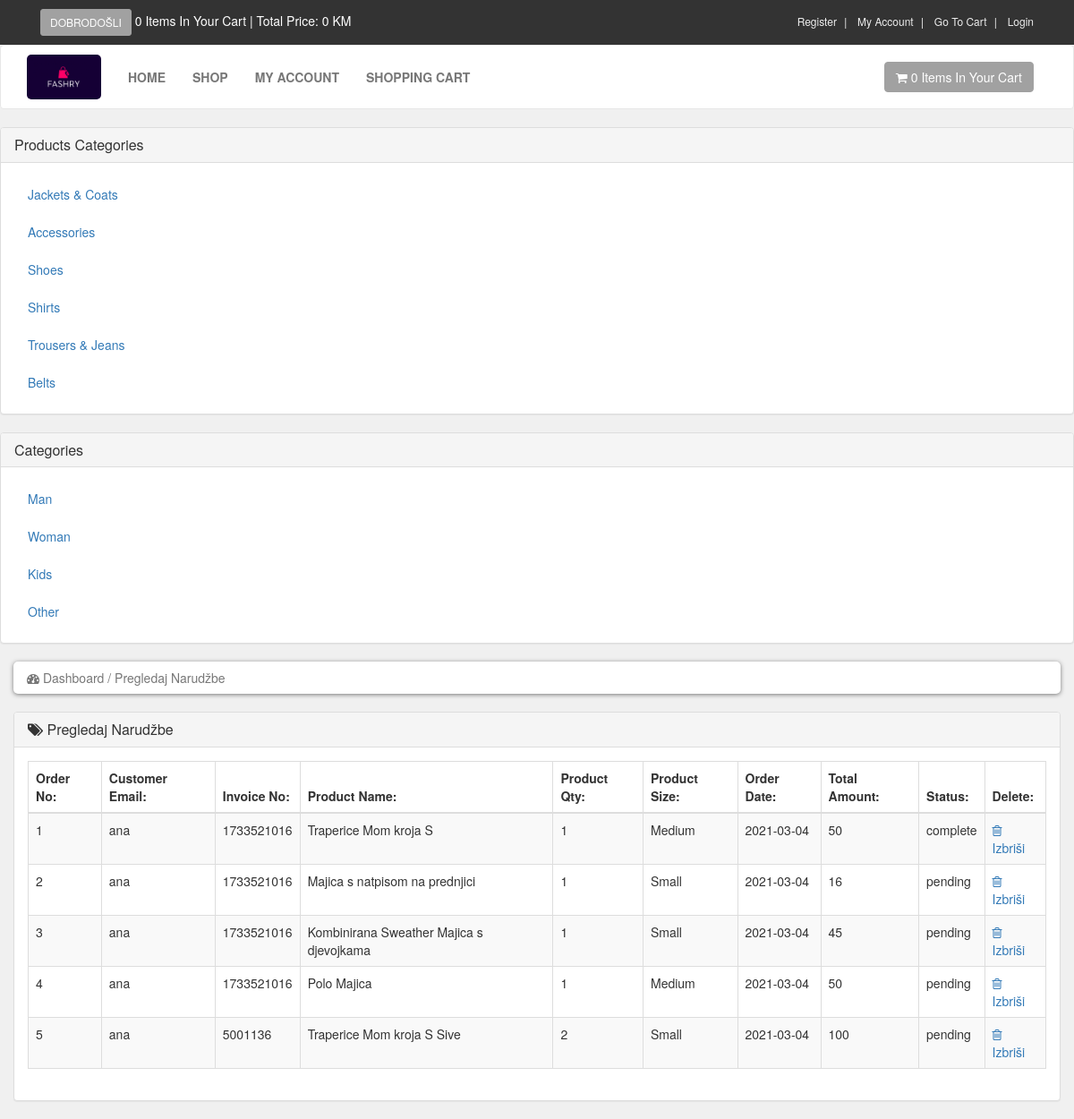
/admin/index.php?view_orders (signed in), run on the app's committed database.
### tables this page shows
CREATE TABLE `product_categories` (
  `p_cat_id` int(10) NOT NULL,
  `p_cat_title` text NOT NULL,
  `p_cat_desc` text NOT NULL
);

CREATE TABLE `categories` (
  `cat_id` int(10) NOT NULL,
  `cat_title` text NOT NULL,
  `cat_desc` text NOT NULL
);

CREATE TABLE `pending_orders` (
  `order_id` int(10) NOT NULL,
  `customer_id` int(10) NOT NULL,
  `invoice_no` int(10) NOT NULL,
  `product_id` text NOT NULL,
  `qty` int(10) NOT NULL,
  `size` text NOT NULL,
  `order_status` text NOT NULL
);

CREATE TABLE `customers` (
  `customer_id` int(10) NOT NULL,
  `customer_name` varchar(255) NOT NULL,
  `customer_email` varchar(255) NOT NULL,
  `customer_pass` varchar(255) NOT NULL,
  `customer_image` text NOT NULL,
  `customer_ip` varchar(100) NOT NULL
);

CREATE TABLE `products` (
  `product_id` int(10) NOT NULL,
  `p_cat_id` int(10) NOT NULL,
  `cat_id` int(10) NOT NULL,
  `date` timestamp NOT NULL DEFAULT current_timestamp() ON UPDATE current_timestamp(),
  `product_title` text NOT NULL,
  `product_img1` text NOT NULL,
  `product_img2` text NOT NULL,
  `product_img3` text NOT NULL,
  `product_price` int(10) NOT NULL,
  `product_keywords` text NOT NULL,
  `product_desc` text NOT NULL
);

CREATE TABLE `customer_orders` (
  `order_id` int(10) NOT NULL,
  `customer_id` int(10) NOT NULL,
  `due_amount` int(100) NOT NULL,
  `invoice_no` int(100) NOT NULL,
  `qty` int(10) NOT NULL,
  `size` text NOT NULL,
  `order_date` date NOT NULL,
  `order_status` text NOT NULL
);

### admin/view_orders.php (the view)
<?php
if(!isset($_SESSION['admin_name'])){
    echo "<script>window.open('login.php','_self')</script>";
}else{
?>
 <div class="row">
     <div class="col-lg-12">
         <ol class="breadcrumb">
             <li class="active">
               <i class="fa fa-dashboard"></i> Dashboard / Pregledaj Narudžbe
             </li>
         </ol>
     </div>
 </div>
  <div class="row">
      <div class="col-lg-12">
          <div class="panel panel-default">
              <div class="panel-heading">
               <h3 class="panel-title">
                <i class="fa fa-tags"></i> Pregledaj Narudžbe
               </h3>
              </div>
               <div class="panel-body">
                   <div class="table-responsive">
                       <table class="table table-striped table-bordered table-hover">
                        <thead>
                            <tr>
                                <th> Order No: </th>
                                <th> Customer Email: </th>
                                <th> Invoice No: </th>
                                <th> Product Name: </th>
                                <th> Product Qty: </th>
                                <th> Product Size: </th>
                                <th> Order Date: </th>
                                <th> Total Amount: </th>
                                <th> Status: </th>
                                <th> Delete: </th>
                            </tr>
                        </thead>
                        <tbody>
                         <?php
                         $i=0;
                         $get_orders="select * from pending_orders";
                         $run_orders=mysqli_query($con,$get_orders);
                         while($row_orders=mysqli_fetch_array($run_orders)){
                             $order_id=$row_orders['order_id'];
                             $c_id=$row_orders['customer_id'];
                             $invoice_no=$row_orders['invoice_no'];
                             $product_id=$row_orders['product_id'];
                             $qty=$row_orders['qty'];
                             $size=$row_orders['size'];
                             $order_status=$row_orders['order_status'];
                             $get_products="select * from products where product_id='$product_id'";
                             $run_products=mysqli_query($con,$get_products);
                             $row_products=mysqli_fetch_array($run_products);
                             $product_title=$row_products['product_title'];
                             $get_customer="select * from customers where customer_id='$c_id'";
                             $run_customer=mysqli_query($con,$get_customer);
                             $row_customer=mysqli_fetch_array($run_customer);
                             $customer_name=$row_customer['customer_name'];
                             $get_c_order="select * from customer_orders where order_id='$order_id'";
                             $run_c_order=mysqli_query($con,$get_c_order);
                             $row_c_order=mysqli_fetch_array($run_c_order);
                             $order_date=$row_c_order['order_date'];
                             $order_amount=$row_c_order['due_amount'];
                             $i++;
                         ?>
                         <tr>
                             <td> <?php echo $i;  ?> </td>
                             <td> <?php echo $customer_name;  ?> </td>
                             <td> <?php echo $invoice_no;  ?> </td>
                             <td> <?php echo $product_title;  ?> </td>
                             <td> <?php echo $qty;  ?> </td>
                             <td> <?php echo $size;  ?> </td>
                             <td><?php echo $order_date;  ?>  </td>
                             <td> <?php echo $order_amount;  ?> </td>
                             <td>
                             <?php
                             if($order_status=='pending'){
                                 echo $order_status='pending';
                             }else{
                                echo $order_status='complete';
                             }
                             ?>
                             </td>
                             <td>
                               <a href="index.php?delete_order=<?php echo $order_id; ?>">
                                <i class="fa fa-trash-o"></i> Izbriši
                               </a>
                             </td>
                         </tr>
                         <?php } ?>
                        </tbody>
                       </table>
                   </div>
               </div>
          </div>
      </div>
  </div>
<?php } ?>

### functions/functions.php (shortened to what this page needs)
<?php
$db=mysqli_connect("localhost","root","","ecom_store");
function getRealIpUser(){
  switch(true){
    default : return $_SERVER['REMOTE_ADDR'];
  }
}
function items(){
  global $db;
  $ip_add=getRealIpUser();
  $get_items="select * from cart where ip_add='$ip_add'";
  $run_items=mysqli_query($db,$get_items);
  $count_items=mysqli_num_rows($run_items);
  echo $count_items;
}
function total_price(){
  $total=0;
echo "$total  KM ";
}
function getPCats(){
  global $db;
  $get_p_cats="select * from product_categories order by 1 ASC LIMIT 0,6";
  $run_p_cats=mysqli_query($db,$get_p_cats);
  while($row_p_cats=mysqli_fetch_array($run_p_cats)){
    $p_cat_id=$row_p_cats['p_cat_id'];
    $p_cat_title=$row_p_cats['p_cat_title'];
    echo "
    <li>
      <a href='shop.php?p_cat=$p_cat_id'> $p_cat_title </a>
    </li>
    ";
  }
}
function getCats(){
  global $db;
  $get_cats="select * from categories order by 1 ASC LIMIT 0,6";
  $run_cats=mysqli_query($db,$get_cats);
  while($row_cats=mysqli_fetch_array($run_cats)){
    $cat_id=$row_cats['cat_id'];
    $cat_title=$row_cats['cat_title'];
    echo "
    <li>
      <a href='shop.php?cat=$cat_id'> $cat_title </a>
    </li>
    ";
  }
}
?>

### customer/css/novi1.css (style rules this page uses)
body { font-size: 14px; line-height: 1.42857143; color: #333333; background: #f0f0f0; overflow-x: hidden; }
.breadcrumb { padding: 8px 15px; margin-bottom: 20px; background: #ffffff; border-radius: 5px; box-shadow: 0px 1px 5px rgba(0, 0, 0, .5); }

### data on the page
product_categories: p_cat_title "Jackets & Coats"
product_categories: p_cat_title "Accessories"
product_categories: p_cat_title "Shoes"
product_categories: p_cat_title "Shirts"
product_categories: p_cat_title "Trousers & Jeans"
product_categories: p_cat_title "Belts"
categories: cat_title "Man"
categories: cat_title "Woman"
categories: cat_title "Kids"
categories: cat_title "Other"
pending_orders: customer.customer_name "ana", invoice_no "1733521016", product.product_title "Traperice Mom kroja S", qty "1", size "Medium", customer_orders.order_date "2021-03-04", customer_orders.due_amount "50"
pending_orders: customer.customer_name "ana", invoice_no "1733521016", product.product_title "Majica s natpisom na prednjici", qty "1", size "Small", customer_orders.order_date "2021-03-04", customer_orders.due_amount "16"
pending_orders: customer.customer_name "ana", invoice_no "1733521016", product.product_title "Kombinirana Sweather Majica s djevojkama", qty "1", size "Small", customer_orders.order_date "2021-03-04", customer_orders.due_amount "45"
pending_orders: customer.customer_name "ana", invoice_no "1733521016", product.product_title "Polo Majica", qty "1", size "Medium", customer_orders.order_date "2021-03-04", customer_orders.due_amount "50"
pending_orders: customer.customer_name "ana", invoice_no "5001136", product.product_title "Traperice Mom kroja S Sive", qty "2", size "Small", customer_orders.order_date "2021-03-04", customer_orders.due_amount "100"

### other printed values
$count_items "0 0"
$total "0"
